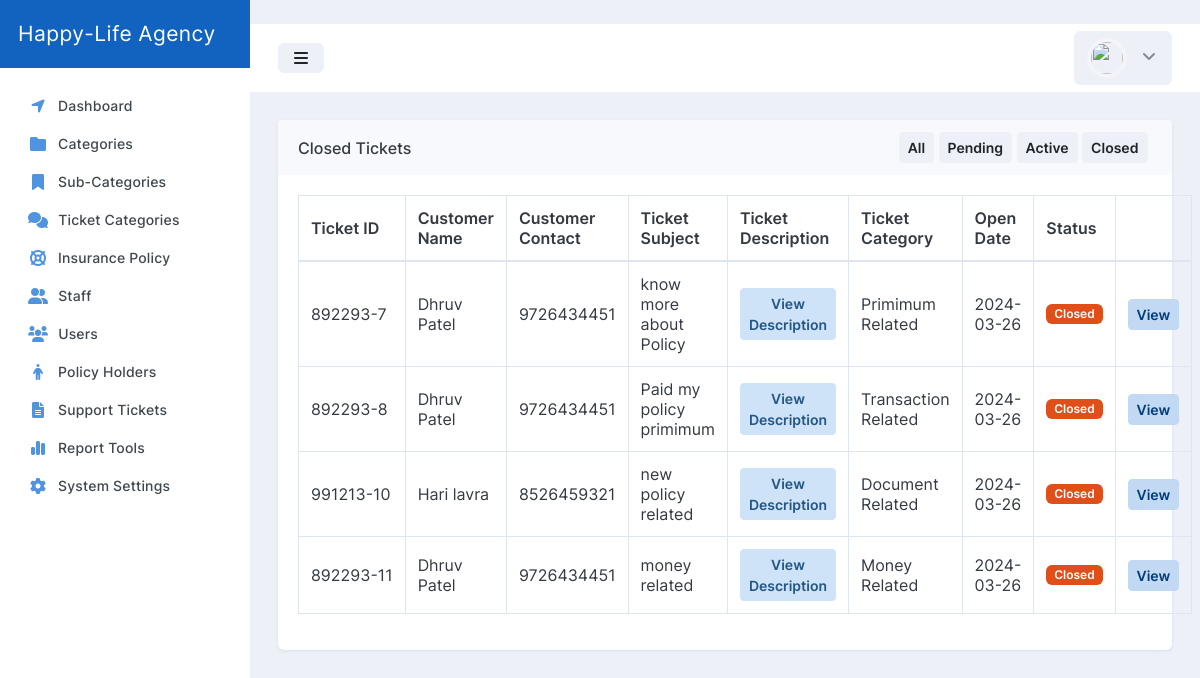
The app's page /Script/admin/pages/closed_tickets.php with its own data.
### tables this page shows
CREATE TABLE `tbl_tickets` (
  `id` int(70) NOT NULL,
  `member_id` int(10) NOT NULL,
  `category` int(10) NOT NULL,
  `subject` varchar(100) NOT NULL,
  `ticket_description` longtext NOT NULL,
  `open_date` date NOT NULL,
  `assigned_to` int(10) DEFAULT NULL,
  `close_date` date DEFAULT NULL,
  `status` int(1) NOT NULL DEFAULT 0 COMMENT '0 = Submitted, 1 = Pending, 2 = Closed',
  `remark` longtext DEFAULT NULL
);

CREATE TABLE `tbl_users` (
  `id` int(10) NOT NULL,
  `first_name` varchar(70) NOT NULL DEFAULT 'Grace',
  `last_name` varchar(70) NOT NULL DEFAULT 'Kway',
  `gender` varchar(6) NOT NULL DEFAULT 'Female',
  `phone` varchar(70) NOT NULL DEFAULT '+255765435392',
  `city` varchar(70) NOT NULL DEFAULT '-',
  `street` varchar(70) NOT NULL DEFAULT '-',
  `email` varchar(70) NOT NULL DEFAULT 'gracekway76@gmail.com',
  `login` varchar(255) NOT NULL DEFAULT '$2y$10$8mhOTnS7vo9xou44cbm05.ylOSrV5B2XnAWIjp6WO2991qpSNU2ne',
  `level` int(2) NOT NULL DEFAULT 2 COMMENT '0 = Admin, 1 = Staff, 2 = User',
  `status` int(2) NOT NULL DEFAULT 1 COMMENT '1 = Active, 0 = Inactive'
);

CREATE TABLE `tbl_ticket_categories` (
  `id` int(10) NOT NULL,
  `name` varchar(70) NOT NULL,
  `status` int(1) NOT NULL DEFAULT 1
);

### Script/admin/pages/closed_tickets.php (the view, shortened to what this page needs)
<!doctype html>
<html lang="en">
<head>
    <link rel="stylesheet" id="css-main" href="assets/css/dashmix.min-5.4.css">
    <link rel="stylesheet" href="assets/js/plugins/datatables-bs5/css/dataTables.bootstrap5.min.css">
    <link rel="stylesheet" href="assets/js/plugins/datatables-buttons-bs5/css/buttons.bootstrap5.min.css">
    <link rel="stylesheet" href="assets/js/plugins/datatables-responsive-bs5/css/responsive.bootstrap5.min.css">
    <link type="text/css" rel="stylesheet" href="assets/loader/waitMe.css">
    <?php if (Theme !== "") {
        print '<link rel="stylesheet" id="css-theme" href="assets/css/themes/' . Theme . '">';
    } ?>
</head>
<body>
    <div id="page-container" class="sidebar-o <?php echo Header; ?> enable-page-overlay side-scroll <?php echo Sidebar; ?> <?php echo PageHeader; ?> <?php echo Sidebar_Min; ?> <?php echo Sidebar_Pos; ?> <?php echo Header; ?> <?php echo MainContent; ?>">
        <?php require_once('main_nav.php'); ?>
        <main id="main-container">
            <div class="content">
                <div class="block block-rounded">
                    <div class="block-header block-header-default">
                        <h3 class="block-title">
                            Closed Tickets
                        </h3>
                        <a class="btn btn-sm btn-alt-secondary js-bs-tooltip-enabled" href="admin?page=tickets">All</a>&nbsp;
                        <a class="btn btn-sm btn-alt-secondary js-bs-tooltip-enabled" href="admin?page=pending_tickets">Pending</a>&nbsp;
                        <a class="btn btn-sm btn-alt-secondary js-bs-tooltip-enabled" href="admin?page=active_tickets">Active</a>&nbsp;
                        <a class="btn btn-sm btn-alt-secondary js-bs-tooltip-enabled" href="admin?page=closed_tickets">Closed</a>&nbsp;
                    </div>
                    <div class="block-content block-content-full">
                        <table class="table table-bordered table-vcenter js-dataTable-buttons">
                            <thead>
                                <tr>
                                    <th>Ticket ID</th>
                                    <th>Customer Name</th>
                                    <th>Customer Contact</th>
                                    <th>Ticket Subject</th>
                                    <th>Ticket Description</th>
                                    <th>Ticket Category</th>
                                    <th>Open Date</th>
                                    <th style="width: 5%;">Status</th>
                                    <th style="width: 5%;"></th>
                                </tr>
                            </thead>
                            <tbody>
                                <?php
                                try {
                                    $conn = new PDO('mysql:host=' . DBHost . ';dbname=' . DBName . ';charset=' . DBCharset . ';collation=' . DBCollation . ';prefix=' . DBPrefix . '', DBUser, DBPass);
                                    $conn->setAttribute(PDO::ATTR_ERRMODE, PDO::ERRMODE_EXCEPTION);
                                    $stmt = $conn->prepare("SELECT * FROM tbl_tickets LEFT JOIN tbl_ticket_categories ON tbl_tickets.category = tbl_ticket_categories.id LEFT JOIN tbl_users ON tbl_tickets.member_id = tbl_users.id WHERE tbl_tickets.status = '2' ORDER BY tbl_tickets.id");
                                    $stmt->execute();
                                    $result = $stmt->fetchAll();
                                    foreach ($result as $row) {
                                ?>
                                        <tr>
                                            <td class="">
                                                <?php echo $row[1]; ?>-<?php echo $row[0]; ?>
                                            </td>
                                            <td class="">
                                                <?php echo $row[14]; ?> <?php echo $row[15]; ?>
                                            </td>
                                            <td class="">
                                                <?php echo $row[17]; ?>
                                            </td>
                                            <td class="">
                                                <?php echo $row[3]; ?>
                                            </td>
                                            <td class="" align="center">
                                                <button type="button" data-bs-toggle="modal" data-bs-target="#modal-default-vcenter<?php echo $row[0]; ?>" class="btn btn-sm btn-alt-info">View Description</button>
                                            </td>
                                            <td class="">
                                                <?php echo $row[11]; ?>
                                            </td>
                                            <td class="">
                                                <?php echo $row[5]; ?>
                                            </td>
                                            <td class=" text-center">
                                                <?php
                                                switch ($row[8]) {
                                                ?><span class="badge bg-warning">Pending</span><?php
                                                ?><span class="badge bg-success">Active</span><?php
                                                    case '2':
                                                ?><span class="badge bg-danger">Closed</span><?php
                                                        break;
                                                }
                                                ?>
                                            </td>
                                            <td class=" text-center">
                                                <?php
                                                switch ($row[8]) {
                                                ?>
                                                        <?php
                                                    case '2':
                                                        ?>
                                                            <div class="btn-group">
                                                                <a class="btn btn-sm btn-alt-primary js-bs-tooltip-enabled" href="admin?page=ticket-detail&id=<?php echo $row[0]; ?>">
                                                                    View
                                                                </a>
                                                        <?php
                                                        break;
                                                }
                                                        ?>
                                            </td>
                                        </tr>
                                <?php
                                    }
                                } catch (PDOException $e) {
                                    echo "Connection failed: " . $e->getMessage();
                                }
                                ?>
                            </tbody>
                        </table>
                    </div>
                </div>
            </div>
        </main>
    </div>
</body>
</html>

### records on screen
tbl_tickets: member "892293", id "7", member.first_name "Dhruv", member.last_name "Patel", member.phone "9726434451", subject "know more about Policy", category.name "Primimum Related", open_date "2024-03-26", status "Closed"
tbl_tickets: member "892293", id "8", member.first_name "Dhruv", member.last_name "Patel", member.phone "9726434451", subject "Paid my policy primimum", category.name "Transaction Related", open_date "2024-03-26", status "Closed"
tbl_tickets: member "991213", id "10", member.first_name "Hari", member.last_name "lavra", member.phone "8526459321", subject "new policy related", category.name "Document Related", open_date "2024-03-26", status "Closed"
tbl_tickets: member "892293", id "11", member.first_name "Dhruv", member.last_name "Patel", member.phone "9726434451", subject "money related", category.name "Money Related", open_date "2024-03-26", status "Closed"
